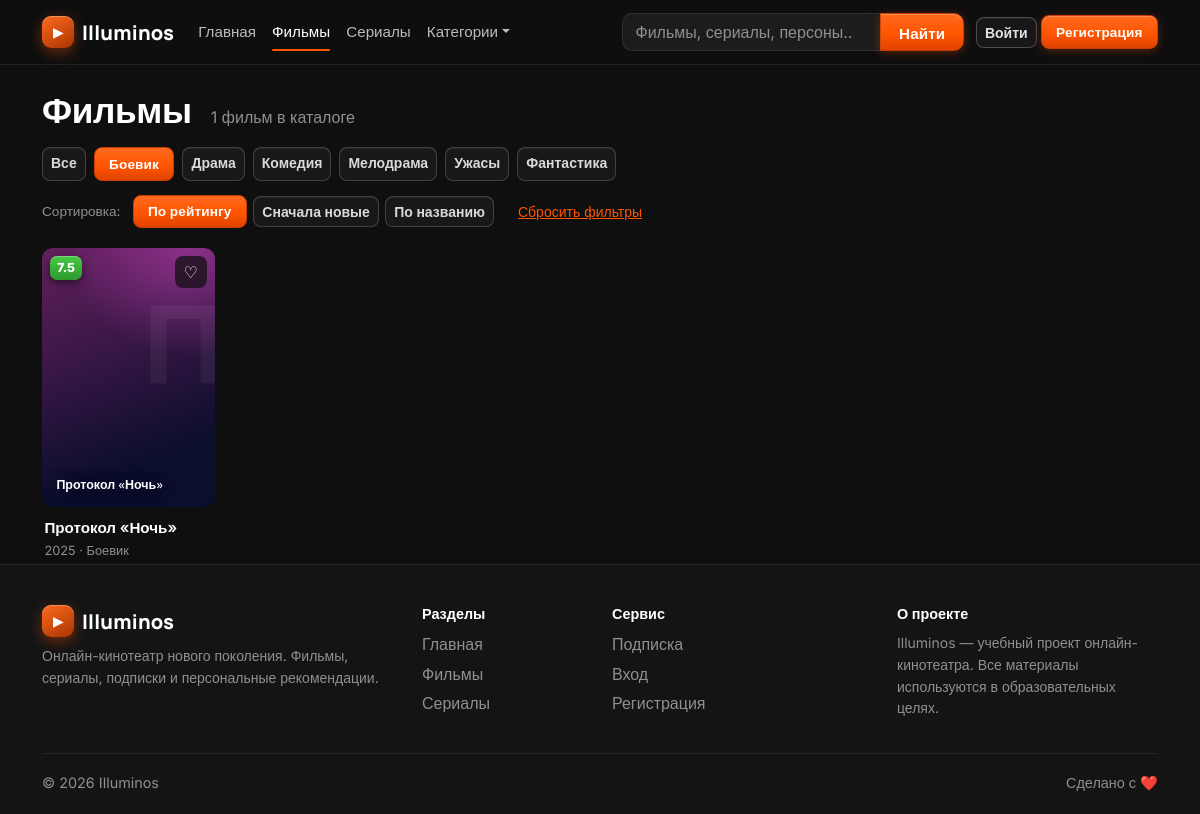
Screenshot of /films.php?genre=5 with the database file from the repository.
### tables this page shows
CREATE TABLE genres (
    id INT AUTO_INCREMENT PRIMARY KEY,
    name VARCHAR(50) NOT NULL UNIQUE
);

CREATE TABLE content (
    id INT AUTO_INCREMENT PRIMARY KEY,
    type ENUM('film','serial') NOT NULL,
    title VARCHAR(150) NOT NULL,
    description TEXT,
    year SMALLINT,
    rating DECIMAL(3,1) DEFAULT 0,
    director VARCHAR(150),
    actors TEXT,
    poster_url VARCHAR(500) DEFAULT NULL,
    trailer_url VARCHAR(255) DEFAULT NULL,
    is_new TINYINT(1) DEFAULT 0,
    is_popular TINYINT(1) DEFAULT 0,
    genre_id INT,
    FOREIGN KEY (genre_id) REFERENCES genres(id)
);

### films.php (the view, shortened to what this page needs)
<?php
require_once __DIR__ . '/backend/config.php';
require_once __DIR__ . '/src/components/helpers.php';
$genreId = (int)($_GET['genre'] ?? 0);
$q       = trim((string)($_GET['q'] ?? ''));
$uid     = $_SESSION['user']['id'] ?? 0;
$sortMap = [
    'rating' => 'c.rating DESC',
    'year'   => 'c.year DESC, c.rating DESC',
    'title'  => 'c.title ASC',
];
$sort = $_GET['sort'] ?? 'rating';
$genres = $pdo->query('SELECT * FROM genres ORDER BY name')->fetchAll();
$sql = "SELECT c.*, g.name AS genre_name FROM content c
        JOIN genres g ON g.id = c.genre_id
        WHERE c.type = 'film'";
$params = [];
if ($genreId > 0) { $sql .= ' AND c.genre_id = ?'; $params[] = $genreId; }
$stmt = $pdo->prepare($sql . ' ORDER BY ' . $sortMap[$sort]);
$stmt->execute($params);
$films = $stmt->fetchAll();
$favIds = io_fav_ids($pdo, (int)$uid);
$hasFilters = ($genreId > 0 || $q !== '' || $sort !== 'rating');
function films_url(array $over = []): string {
    global $genreId, $q, $sort;
    $p = array_merge(['genre' => $genreId, 'q' => $q, 'sort' => $sort], $over);
    if (($p['sort'] ?? '') === 'rating') unset($p['sort']);
    $p = array_filter($p, fn($v) => $v !== '' && $v !== 0 && $v !== null);
    return '/films.php' . ($p ? '?' . http_build_query($p) : '');
}
$sortLabels = ['rating' => 'По рейтингу', 'year' => 'Сначала новые', 'title' => 'По названию'];
?>
<!DOCTYPE html>
<html lang="ru">
<head>
    <?php require __DIR__ . '/src/components/head-assets.php'; ?>
</head>
<body class="d-flex flex-column min-vh-100">
<?php require __DIR__ . '/src/components/header.php'; ?>
<main class="container flex-grow-1" id="main">
    <div class="io-catalog-head mt-4 mb-2">
        <h1 class="io-catalog-title">Фильмы</h1>
        <p class="text-secondary mb-0"><?= count($films) ?> <?= io_plural(count($films), ['фильм', 'фильма', 'фильмов']) ?> в каталоге</p>
    </div>
    <div class="io-filters mt-3">
        <div class="io-chips d-flex flex-wrap gap-2" role="group" aria-label="Категории">
            <a class="btn btn-sm <?= $genreId === 0 ? 'btn-io' : 'btn-outline-light' ?>" href="<?= io_e(films_url(['genre' => 0])) ?>"
               <?= $genreId === 0 ? 'aria-current="true"' : '' ?>>Все</a>
            <?php foreach ($genres as $g): ?>
                <a class="btn btn-sm <?= $genreId === (int)$g['id'] ? 'btn-io' : 'btn-outline-light' ?>"
                   href="<?= io_e(films_url(['genre' => (int)$g['id']])) ?>"
                   <?= $genreId === (int)$g['id'] ? 'aria-current="true"' : '' ?>><?= htmlspecialchars($g['name']) ?></a>
            <?php endforeach; ?>
        </div>
        <div class="io-filters-row">
            <div class="io-sort" role="group" aria-label="Сортировка">
                <span class="io-filter-label">Сортировка:</span>
                <?php foreach ($sortMap as $key => $_): ?>
                    <a class="btn btn-sm <?= $sort === $key ? 'btn-io' : 'btn-outline-light' ?>"
                       href="<?= io_e(films_url(['sort' => $key])) ?>"><?= $sortLabels[$key] ?></a>
                <?php endforeach; ?>
            </div>
            <?php if ($hasFilters): ?>
                <a class="small" href="/films.php">Сбросить фильтры</a>
            <?php endif; ?>
        </div>
    </div>
    <?php render_cards($films, $favIds,
        'Фильмов по таким условиям не найдено.',
        $hasFilters ? '<a class="btn btn-io btn-sm" href="/films.php">Сбросить фильтры</a>' : ''); ?>
</main>
<?php require __DIR__ . '/src/components/footer.php'; ?>

### src/components/helpers.php (shortened to what this page needs)
<?php
function io_e($v): string {
    return htmlspecialchars((string)$v, ENT_QUOTES, 'UTF-8');
}
function io_link(array $c): string {
    return ($c['type'] === 'serial' ? '/serial.php?id=' : '/movie.php?id=') . (int)$c['id'];
}
function io_plural(int $n, array $forms): string {
    $n = abs($n) % 100;
    $n1 = $n % 10;
    if ($n1 === 1) return $forms[0];
    return $forms[2];
}
function io_poster_hues(array $c): array {
    static $pairs = [[262, 228], [318, 262], [8, 336], [196, 250], [28, 352], [292, 236], [158, 206], [46, 14]];
    $pair  = $pairs[(int)($c['genre_id'] ?? 0) % count($pairs)];
    $shift = (((int)($c['id'] ?? 0)) * 11) % 28 - 14;
    return [($pair[0] + $shift + 360) % 360, $pair[1]];
}
function io_poster_style(array $c): string {
    [$h1, $h2] = io_poster_hues($c);
    return '--h1:' . $h1 . ';--h2:' . $h2 . ';';
}
function io_initial(string $title): string {
    if (preg_match('/[\p{L}\p{N}]/u', $title, $m)) {
        return function_exists('mb_strtoupper') ? mb_strtoupper($m[0], 'UTF-8') : $m[0];
    }
    return '★';
}
function io_poster(array $c, string $class = ''): string {
    $hasImage = !empty($c['poster_url']);
    ob_start(); ?>
    <div class="io-poster<?= $hasImage ? ' has-image' : '' ?><?= $class !== '' ? ' ' . io_e($class) : '' ?>" style="<?= io_poster_style($c) ?>">
        <?php if ($hasImage): ?>
            <img class="io-poster-img" src="<?= io_e($c['poster_url']) ?>" alt="<?= io_e($c['title']) ?>" loading="lazy">
        <?php else: ?>
            <span class="io-poster-glyph" aria-hidden="true"><?= io_e(io_initial((string)$c['title'])) ?></span>
        <?php endif; ?>
        <span class="io-poster-title"><?= io_e($c['title']) ?></span>
        <span class="io-rating"><?= io_e($c['rating']) ?></span>
    </div>
    <?php
    return ob_get_clean();
}
function io_fav_button(int $id, bool $inFav, bool $loggedIn, ?string $title = null, string $class = '', bool $withLabel = false): string {
    $title = $title ?? ($inFav ? 'Убрать из избранного' : 'В избранное');
    ob_start(); ?>
    <button type="button" class="io-fav-btn<?= $inFav ? ' active' : '' ?><?= $class !== '' ? ' ' . io_e($class) : '' ?>"
            data-id="<?= $id ?>"<?= $loggedIn ? '' : ' data-guest="1"' ?>
            title="<?= io_e($title) ?>" aria-pressed="<?= $inFav ? 'true' : 'false' ?>"><?php
        if ($withLabel): ?><span data-fav-icon><?= $inFav ? '♥' : '♡' ?></span> <span data-fav-label><?= $inFav ? 'В избранном' : 'В избранное' ?></span><?php
        else: ?><?= $inFav ? '♥' : '♡' ?><?php endif; ?></button>
    <?php
    return ob_get_clean();
}
function io_card(array $c, bool $inFav = false): string {
    $loggedIn = !empty($_SESSION['user']);
    ob_start(); ?>
    <article class="io-card">
        <a href="<?= io_link($c) ?>" class="io-card-link text-decoration-none text-reset">
            <?= io_poster($c) ?>
            <div class="io-card-body">
                <div class="io-card-title"><?= io_e($c['title']) ?></div>
                <div class="io-card-meta"><?= io_e($c['year']) ?> · <?= io_e($c['genre_name'] ?? '') ?></div>
            </div>
        </a>
        <?= io_fav_button((int)$c['id'], $inFav, $loggedIn) ?>
    </article>
    <?php
    return ob_get_clean();
}
function render_cards(array $items, array $favIds, string $emptyHint = '', string $emptyAction = ''): void {
    $favSet = array_flip(array_map('intval', $favIds));
    echo '<div class="row g-3">';
    foreach ($items as $c) {
        echo '<div class="col-6 col-sm-4 col-md-3 col-xl-2">', io_card($c, isset($favSet[(int)$c['id']])), '</div>';
    }
    echo '</div>';
}
    ?>

### rows the page displays
genres: name "Боевик"
genres: name "Драма"
genres: name "Комедия"
genres: name "Мелодрама"
genres: name "Ужасы"
genres: name "Фантастика"
content: title "Протокол «Ночь»", rating "7.5", year "2025", genre.name "Боевик"

### other values shown
count($films) "1"
io_plural(count($films), ['фильм', 'фильма', 'фильмов']) "фильм"
$sortLabels[$key] "По рейтингу"
$sortLabels[$key] "Сначала новые"
$sortLabels[$key] "По названию"
